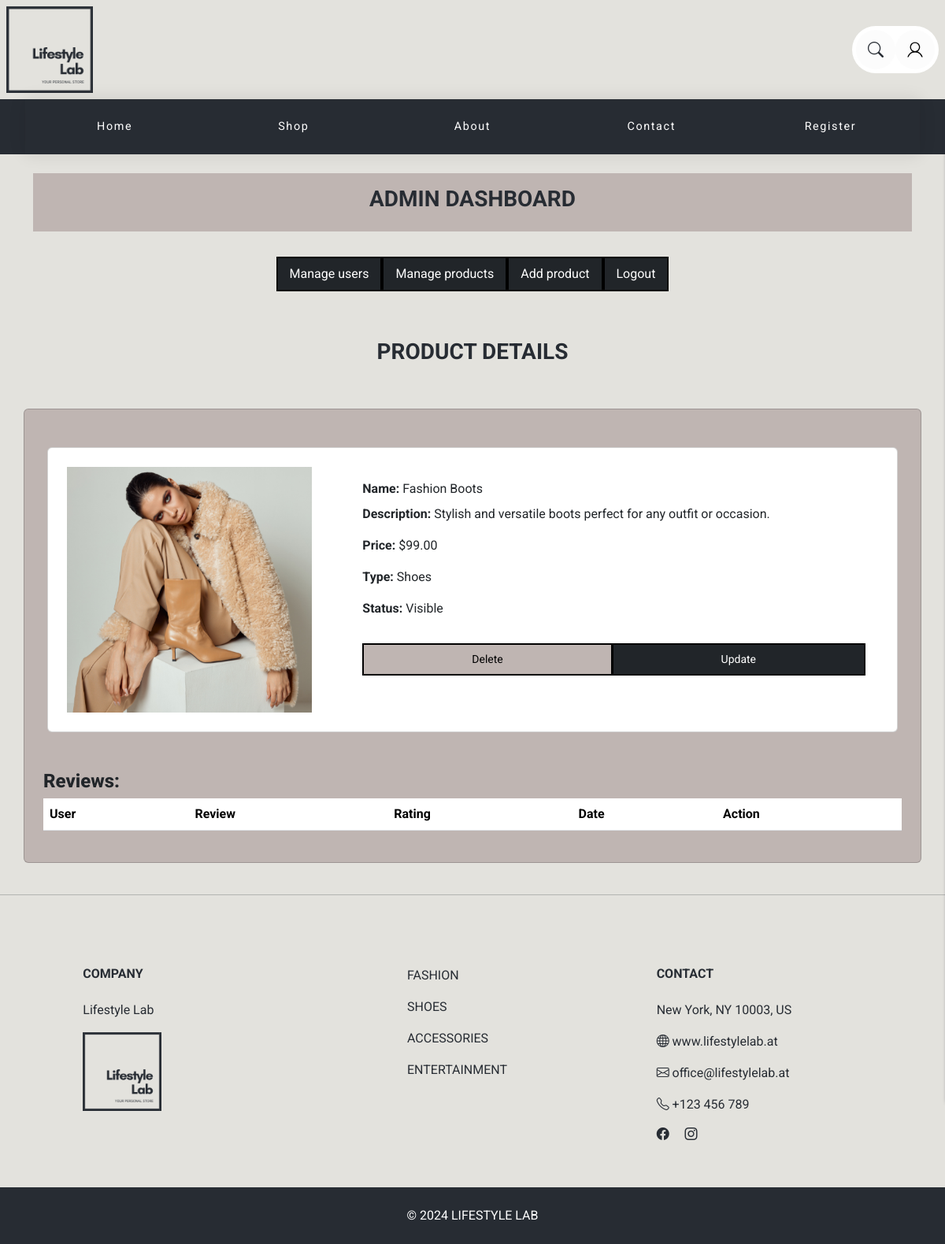
Screenshot of /product_details_admin.php?id=1 with the database file from the repository.
### tables this page shows
CREATE TABLE `product` (
  `id` int(11) NOT NULL,
  `name` varchar(50) NOT NULL,
  `description` varchar(255) DEFAULT NULL,
  `price` decimal(12,2) NOT NULL,
  `img` varchar(255) DEFAULT NULL,
  `fk_type` int(11) DEFAULT NULL,
  `fk_status` int(11) DEFAULT NULL
);

CREATE TABLE `product_type` (
  `id` int(11) NOT NULL,
  `type` varchar(40) NOT NULL
);

CREATE TABLE `product_status` (
  `id` int(11) NOT NULL,
  `status` varchar(10) NOT NULL
);

### product_details_admin.php (the view, shortened to what this page needs)
<?php
require_once './php_db/db_connect.php';
$product_id = $_GET['id'] ?? null;
$product = null;
if ($product_id) {
    $stmt = $connect->prepare("SELECT p.*, t.type as typeName, s.status as statusName FROM product p
                               LEFT JOIN product_type t ON p.fk_type = t.id
                               LEFT JOIN product_status s ON p.fk_status = s.id
                               WHERE p.id = ?");
    $stmt->bind_param("i", $product_id);
    $stmt->execute();
    $result = $stmt->get_result();
    if ($result->num_rows > 0) {
        $product = $result->fetch_assoc();
    } else {
        echo "<p>No product found for this ID.</p>";
    }
}
?>
<!DOCTYPE html>
<html lang="en">
<head>
</head>
<body>
    <?php include '_navbar.php' ?>
    <?php include '_navbardash.php' ?>
    <div class="container mt-1 mb-1">
        <h3 class="text-center p-5 mb-2 ">PRODUCT DETAILS</h3>
    </div>
    <div class="card container bg-body-custom">
        <div class="container mb-4">
            <?php if ($product) : ?>
                <div class='card mb-5 mt-5 mx-auto' style='max-width: 1080px;'>
                    <div class='row g-0'>
                        <div class='col-md-4 p-4'>
                            <img class='w-100' src='./images/product/<?= $product['img'] ?>' alt='Product Image'>
                        </div>
                        <div class='col-md-8 p-4'>
                            <div class='card-body d-flex flex-column justify-content-start'>
                                <p class='card-title'><strong>Name: </strong><?= htmlspecialchars($product['name']) ?></p>
                                <p class='card-text'><strong>Description: </strong><?= htmlspecialchars($product['description']) ?></p>
                                <p class='card-text'><strong>Price: </strong>$<?= htmlspecialchars(number_format($product['price'], 2)) ?></p>
                                <p class='card-text'><strong>Type: </strong><?= htmlspecialchars($product['typeName']) ?></p>
                                <p class='card-text'><strong>Status: </strong><?= htmlspecialchars($product['statusName']) ?></p>
                                <div class='btn-group mt-3'>
                                    <a href='product_delete.php?id=<?= $product["id"] ?>' class='btn btn-sm btn-info' onclick='return confirm("Are you sure you want to delete this product?");'>Delete</a>
                                    <a href='product_update.php?id=<?= $product["id"] ?>' class='btn btn-sm btn-dark'>Update</a>
                                </div>
                            </div>
                        </div>
                    </div>
                </div>
                <h4>Reviews:</h4>
                <table class='table'>
                    <thead>
                        <tr>
                            <th>User</th>
                            <th>Review</th>
                            <th>Rating</th>
                            <th>Date</th>
                            <th>Action</th>
                        </tr>
                    </thead>
                </table>
            <?php else : ?>
                <p>Product details not found.</p>
            <?php endif; ?>
        </div>
    </div>
</body>
</html>

### css/style.css (style rules this page uses)
body { font-family: "Roboto", sans-serif; font-weight: 400; font-style: normal; color: #272c33; background-color: #E3e2dd; }
h1,h4 { font-family: "Roboto", sans-serif; font-weight: 800; font-style: normal; }
h3,h6 { font-family: "Roboto", sans-serif; font-weight: 700; font-style: normal; }
.btn { padding: 8px 15px 8px 15px; border-radius: 0 !important; }
.btn-info { --bs-btn-color: #000; --bs-btn-bg: #bfb5b2; --bs-btn-border-color: #000; --bs-btn-hover-color: #000; --bs-btn-hover-bg: #bfb5b2; --bs-btn-hover-border-color: #bfb5b2; --bs-btn-focus-shadow-rgb: 11, 172, 204; --bs-btn-active-color: #000; --bs-btn-active-bg: #bfb5b2; --bs-btn-active-border-color: #bfb5b2; --bs-btn-active-shadow: inset 0 3px 5px rgba(0, 0, 0, 0.125); --bs-btn-disabled-color: #000; --bs-btn-disabled-bg: #bfb5b2; --bs-btn-disabled-border-color: #bfb5b2; }
.btn-info { border: 2px solid black; }
.btn-dark { border: 2px solid black; color: white; }
.container, p, h1, h2, h3, h4, h5, h6 { animation: fadeInUp 1s ease forwards; }
.btn { animation: fadeInUp 1s ease forwards; }
.card { animation: fadeInUp 1s ease forwards; }
.bg-body-custom { background-color: #bfb5b2; }
section { padding-top: 50px; padding-bottom: 50px; z-index: 2; position: relative; }
.card-body { height: 100%; display: flex; flex-direction: column; justify-content: space-between; }
.footext2 { font-family: "Roboto", sans-serif; font-weight: 400; font-style: normal; color: #272c33; text-decoration: none; text-transform: uppercase; }
.text-white { text-decoration: none; text-transform: uppercase; }

### css/nav.css (style rules this page uses)
:root { --gap: 2rem; }
a { text-decoration: none; }

### rows the page displays
product: img (picture), name "Fashion Boots", description "Stylish and versatile boots perfect for any outfit or occasion.", price "99.00", fk_type.type "Shoes", fk_status.status "Visible"
